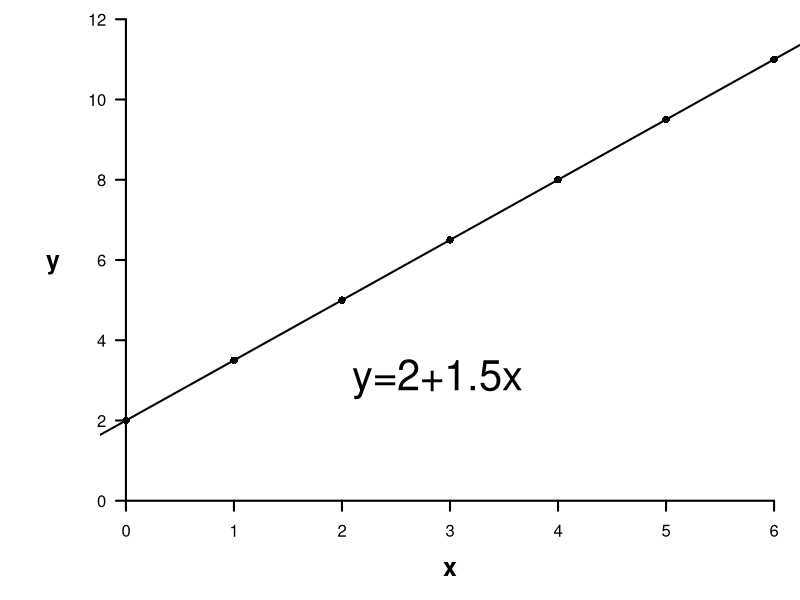
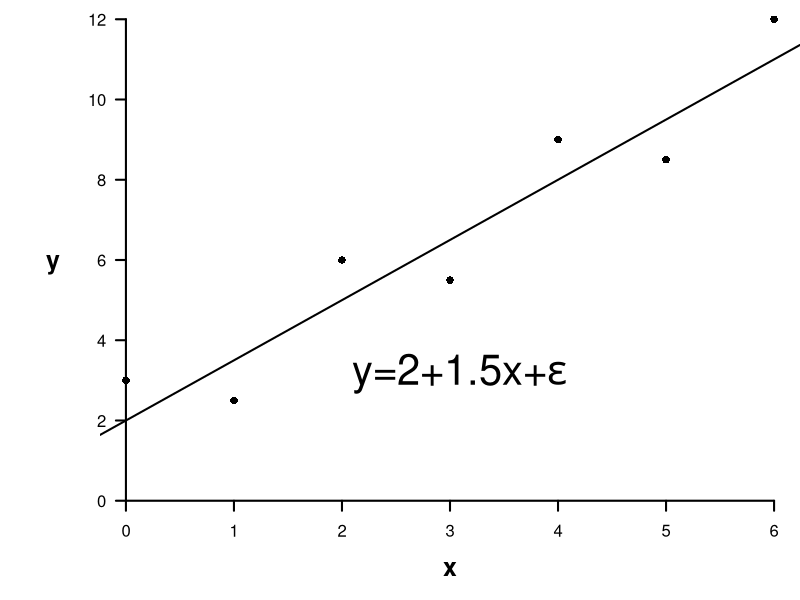
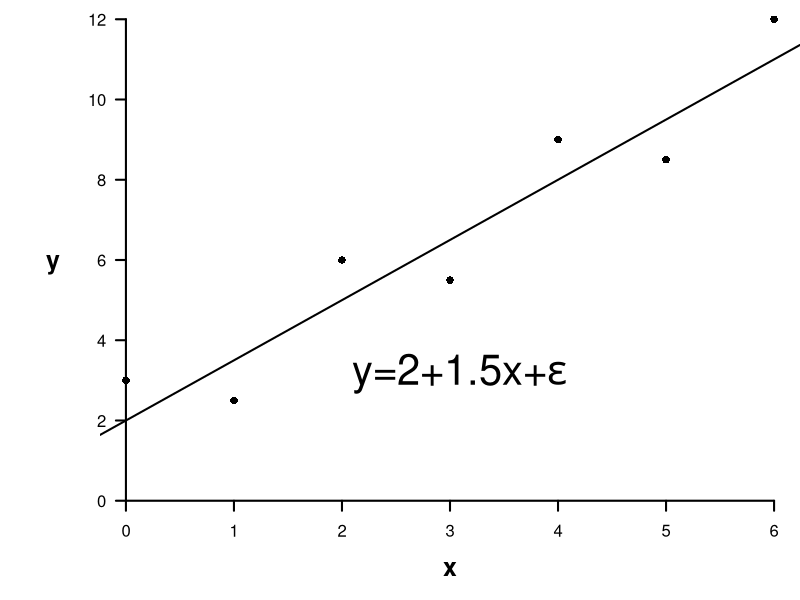
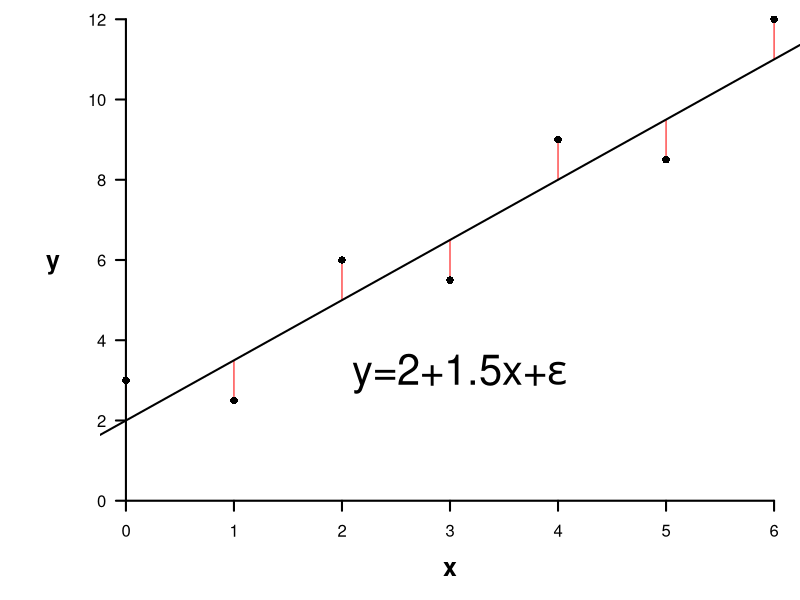
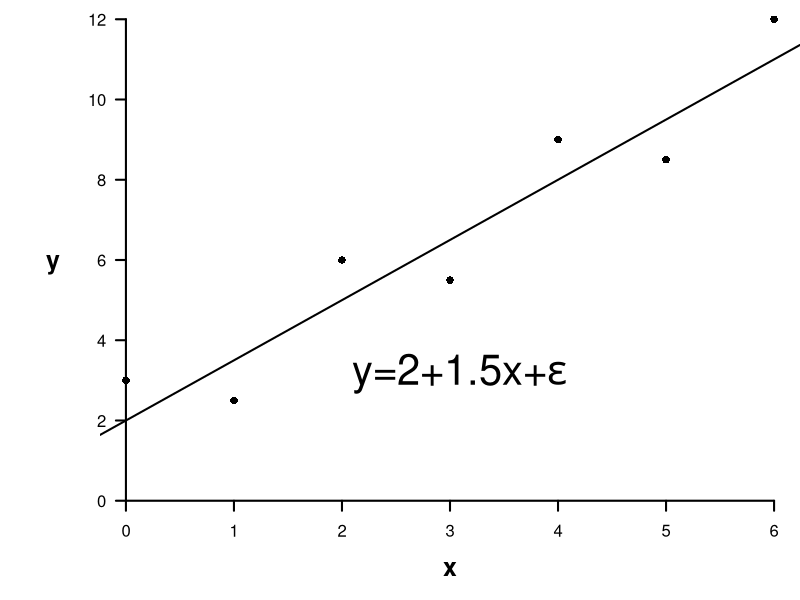
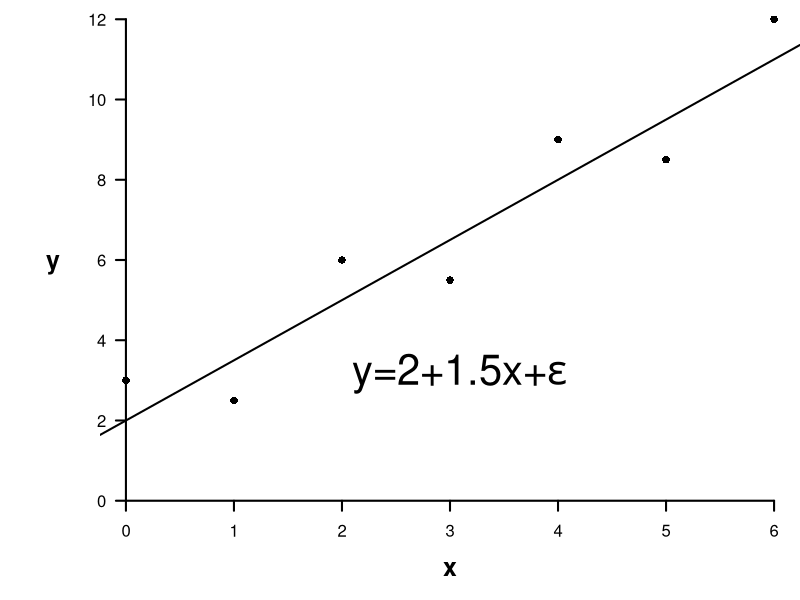
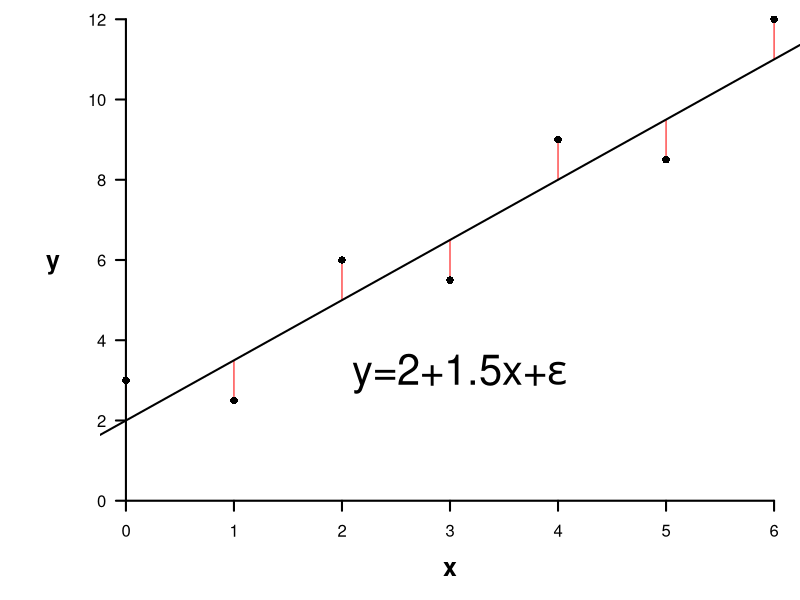
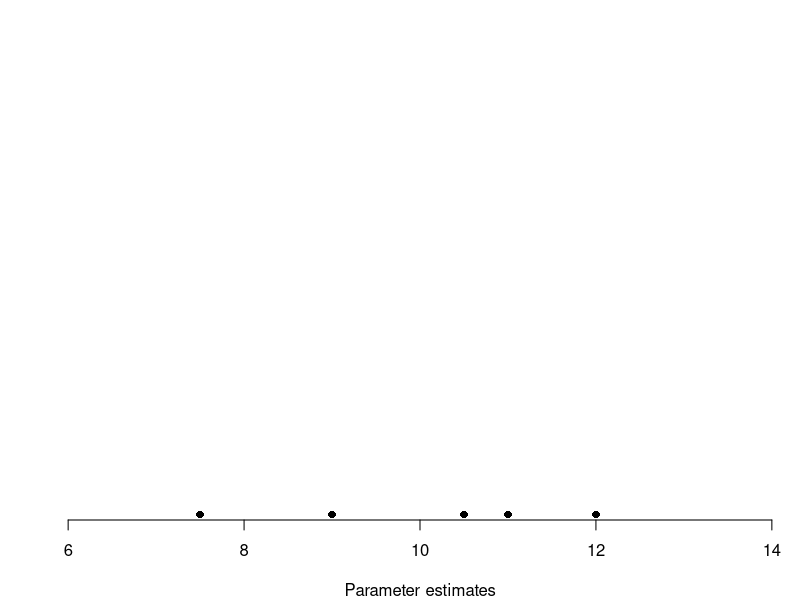

Here is the R script that generated these plots, in order: (Note: this script raises an error after producing the figures.)
## ----setup, include=FALSE,warning=FALSE, message=FALSE------------------------
knitr::opts_chunk$set(echo = TRUE, warning=FALSE, message=FALSE,
                      fig.path='resources/pres7.1-', dev='png', fig.ext='png')
options(tinytex.engine = 'xelatex')
library(tidyverse)



## ----mathematicalModels, echo=FALSE, fig.width=6, fig.height=4, out.width='300px', cache=FALSE----
x <- 0:6 
y <- 2+(1.5*x)
opar <- par(mar=c(4,5,0,0))
plot(y~x, ann=FALSE, axes=FALSE, type="p", pch=16,ylim=c(0,12), xlim=c(0,6))
axis(1,pos=0,lwd=2)
mtext("x", 1, line=2,font=2, cex=1.5)
axis(2,las=1,pos=0,lwd=2)
mtext("y", 2, line=2,font=2,las=1, cex=1.5)
abline(a=2,b=1.5,lwd=2)
text(2,3,"y=2+1.5x", pos=4,cex=2.5,font=1)
#system("convert -resize 100% images/figmathematicalModels-1.pdf images/figmathematicalModels-1.png")


## ----statisticalModels, echo=FALSE, fig.width=6, fig.height=4, out.width='300px', cache=FALSE----
#pdf(file='images/pres_4_statisticalModels.pdf', width=5, height=3)
x <- 0:6
y <- 2+(1.5*x)
y2 <- y+c(1,-1,1,-1,1,-1,1)
opar <- par(mar=c(4,5,0,0))
plot(y~x, ann=FALSE, axes=FALSE, type="n", ylim=c(0,12), xlim=c(0,6))
points(y2~x,pch=16)
axis(1,pos=0,lwd=2)
mtext("x", 1, line=2,font=2, cex=1.5)
axis(2,las=1,pos=0,lwd=2)
mtext("y", 2, line=2,font=2,las=1, cex=1.5)
abline(a=2,b=1.5,lwd=2)
text(2,3,expression(paste('y=2+1.5x+',epsilon)), pos=4,cex=2.5,font=2)
#dev.off()
#system("convert -resize 100% images/figstatisticalModels-1.pdf images/figstatisticalModels-1.png") 


## ----statisticalModels, echo=FALSE, fig.width=6, fig.height=4, out.width='200px', cache=FALSE----
#pdf(file='images/pres_4_statisticalModels.pdf', width=5, height=3)
x <- 0:6
y <- 2+(1.5*x)
y2 <- y+c(1,-1,1,-1,1,-1,1)
opar <- par(mar=c(4,5,0,0))
plot(y~x, ann=FALSE, axes=FALSE, type="n", ylim=c(0,12), xlim=c(0,6))
points(y2~x,pch=16)
axis(1,pos=0,lwd=2)
mtext("x", 1, line=2,font=2, cex=1.5)
axis(2,las=1,pos=0,lwd=2)
mtext("y", 2, line=2,font=2,las=1, cex=1.5)
abline(a=2,b=1.5,lwd=2)
text(2,3,expression(paste('y=2+1.5x+',epsilon)), pos=4,cex=2.5,font=2)
#dev.off()
#system("convert -resize 100% images/figstatisticalModels-1.pdf images/figstatisticalModels-1.png") 


## ----statisticalModels2, results='hide',echo=FALSE,fig.width=6, fig.height=4, out.width='200px'----
x <- 0:6
y <- 2+(1.5*x)
y2 <- y+c(1,-1,1,-1,1,-1,1)
opar <- par(mar=c(4,5,0,0))
plot(y~x, ann=FALSE, axes=FALSE, type="n", ylim=c(0,12), xlim=c(0,6))
segments(x,y2,x,y, col="red")
points(y2~x,pch=16)
axis(1,pos=0,lwd=2)
mtext("x", 1, line=2,font=2, cex=1.5)
axis(2,las=1,pos=0,lwd=2)
mtext("y", 2, line=2,font=2,las=1, cex=1.5)
abline(a=2,b=1.5,lwd=2)
text(2,3,expression(paste('y=2+1.5x+',epsilon)), pos=4,cex=2.5,font=2)


## ----statisticalModels, echo=FALSE,fig.width=6, fig.height=4, out.width='200px', cache=FALSE----
#pdf(file='images/pres_4_statisticalModels.pdf', width=5, height=3)
x <- 0:6
y <- 2+(1.5*x)
y2 <- y+c(1,-1,1,-1,1,-1,1)
opar <- par(mar=c(4,5,0,0))
plot(y~x, ann=FALSE, axes=FALSE, type="n", ylim=c(0,12), xlim=c(0,6))
points(y2~x,pch=16)
axis(1,pos=0,lwd=2)
mtext("x", 1, line=2,font=2, cex=1.5)
axis(2,las=1,pos=0,lwd=2)
mtext("y", 2, line=2,font=2,las=1, cex=1.5)
abline(a=2,b=1.5,lwd=2)
text(2,3,expression(paste('y=2+1.5x+',epsilon)), pos=4,cex=2.5,font=2)
#dev.off()
#system("convert -resize 100% images/figstatisticalModels-1.pdf images/figstatisticalModels-1.png") 


## ----statisticalModels, echo=FALSE,fig.width=6, fig.height=4, out.width='300px', cache=FALSE----
#pdf(file='images/pres_4_statisticalModels.pdf', width=5, height=3)
x <- 0:6
y <- 2+(1.5*x)
y2 <- y+c(1,-1,1,-1,1,-1,1)
opar <- par(mar=c(4,5,0,0))
plot(y~x, ann=FALSE, axes=FALSE, type="n", ylim=c(0,12), xlim=c(0,6))
points(y2~x,pch=16)
axis(1,pos=0,lwd=2)
mtext("x", 1, line=2,font=2, cex=1.5)
axis(2,las=1,pos=0,lwd=2)
mtext("y", 2, line=2,font=2,las=1, cex=1.5)
abline(a=2,b=1.5,lwd=2)
text(2,3,expression(paste('y=2+1.5x+',epsilon)), pos=4,cex=2.5,font=2)
#dev.off()
#system("convert -resize 100% images/figstatisticalModels-1.pdf images/figstatisticalModels-1.png") 


## ----statisticalModels2, results='hide',echo=FALSE,fig.width=6, fig.height=4, out.width='300px'----
x <- 0:6
y <- 2+(1.5*x)
y2 <- y+c(1,-1,1,-1,1,-1,1)
opar <- par(mar=c(4,5,0,0))
plot(y~x, ann=FALSE, axes=FALSE, type="n", ylim=c(0,12), xlim=c(0,6))
segments(x,y2,x,y, col="red")
points(y2~x,pch=16)
axis(1,pos=0,lwd=2)
mtext("x", 1, line=2,font=2, cex=1.5)
axis(2,las=1,pos=0,lwd=2)
mtext("y", 2, line=2,font=2,las=1, cex=1.5)
abline(a=2,b=1.5,lwd=2)
text(2,3,expression(paste('y=2+1.5x+',epsilon)), pos=4,cex=2.5,font=2)


## ----OLS, echo=FALSE, fig.keep="last", fig.width=8, fig.height=6, fig.cap="", out.width='500px'----
set.seed(1)
x <- sample(c(7.5,9,10.5,11, 12))
ols <- function(x,mu) {
  sum((x-mu)^2)
}
est <- seq(6,14,l=100)
x.ols <-NULL
for (i in est) {
  x.ols <-c(x.ols,ols(x,i))
}
nf <- layout(matrix(c(1,2), 2, 1, byrow=TRUE), respect=F, height=c(6,4))
op <- par(mar=c(0,2,4,0))
plot(x.ols~est,ann=FALSE, axes=FALSE,xlim=c(6,14), type="n",ylim=c(0,max(x.ols)))

op <- par(mar=c(4,2,.5,0),xpd=T)
plot(x,1:5, ann=FALSE, axes=FALSE, pch=16, xlim=c(6,14),ylim=c(0,6), type="n")
axis(1,las=1)
points(x,rep(0,5), pch=16)
mtext("Parameter estimates",1, line=3)


## ----OLS1, echo=FALSE, fig.keep="last", fig.width=8, fig.height=6, fig.cap="", out.width='500px'----
set.seed(1)
x <- sample(c(7.5,9,10.5,11, 12))
ols <- function(x,mu) {
  sum((x-mu)^2)
}
est <- seq(6,14,l=100)
x.ols <-NULL
for (i in est) {
  x.ols <-c(x.ols,ols(x,i))
}
nf <- layout(matrix(c(1,2), 2, 1, byrow=TRUE), respect=F, height=c(6,4))
op <- par(mar=c(0,2,4,0))
plot(x.ols~est,ann=FALSE, axes=FALSE,xlim=c(6,14), type="n",ylim=c(0,max(x.ols)))
#axis(3, pos=max(x.ols))
#mtext("Sum of squares",2, line=0)
#for (i in seq(6,14,by=.5)) segments(i,0, i,ols(x,i), col="gray80", lty=2)
#text(11,8, expression(paste(mu,"=10")),cex=2)
#mtext("Parameter estimates",3, line=2)
#arrows(10,0,10,ols(x,10), col="black", length=.1, lty=1)
#lines(c(6,6),c(max(x.ols),0))
#polygon(c(6,6.1,5.9),c(0, 5,5),col="black", border=F)
#arrows(7,0,7,ols(x,7), col="gray40", length=.1, lty=1)
#arrows(8,0,8,ols(x,8), col="gray40", length=.1, lty=1)
op <- par(mar=c(4,2,.5,0),xpd=T)
plot(x,1:5, ann=FALSE, axes=FALSE, pch=16, xlim=c(6,14),ylim=c(0,6), type="n")
axis(1,las=1)
##box(bty="l")
#x.lm <- lm(x~1)
#segments(seq(6,14,by=.5),0,seq(6,14,by=.5),9, col="gray80",lty=2)
#lines(c(10,10),c(0,6))
#points(x,(1:5)+0.4, pch=16, col="gray40")
lines(c(7,7),c(0,9),col="grey40")
#segments(x,(1:5)+0.4,7,(1:5)+0.4, col="grey40")

#points(x,(1:5)+0.6, pch=16, col="gray40")
#lines(c(8,8),c(0,9),col="grey40")
#segments(x,(1:5)+0.6,8,(1:5)+0.6, col="grey40")

#points(x,(1:5), pch=16)
#segments(x,1:5,x.lm$fitted,1:5)
points(x,rep(0,5), pch=16)
mtext("Parameter estimates",1, line=3)


## ----OLS2, echo=FALSE, fig.keep="last", fig.width=8, fig.height=6, fig.cap="", out.width='500px'----
set.seed(1)
x <- sample(c(7.5,9,10.5,11, 12))
ols <- function(x,mu) {
  sum((x-mu)^2)
}
est <- seq(6,14,l=100)
x.ols <-NULL
for (i in est) {
  x.ols <-c(x.ols,ols(x,i))
}
nf <- layout(matrix(c(1,2), 2, 1, byrow=TRUE), respect=F, height=c(6,4))
op <- par(mar=c(0,2,4,0))
plot(x.ols~est,ann=FALSE, axes=FALSE,xlim=c(6,14), type="n",ylim=c(0,max(x.ols)))
#axis(3, pos=max(x.ols))
#mtext("Sum of squares",2, line=0)
#for (i in seq(6,14,by=.5)) segments(i,0, i,ols(x,i), col="gray80", lty=2)
#text(11,8, expression(paste(mu,"=10")),cex=2)
#mtext("Parameter estimates",3, line=2)
#arrows(10,0,10,ols(x,10), col="black", length=.1, lty=1)
#lines(c(6,6),c(max(x.ols),0))
#polygon(c(6,6.1,5.9),c(0, 5,5),col="black", border=F)
#arrows(7,0,7,ols(x,7), col="gray40", length=.1, lty=1)
#arrows(8,0,8,ols(x,8), col="gray40", length=.1, lty=1)
op <- par(mar=c(4,2,.5,0),xpd=T)
plot(x,1:5, ann=FALSE, axes=FALSE, pch=16, xlim=c(6,14),ylim=c(0,6), type="n")
axis(1,las=1)
##box(bty="l")
#x.lm <- lm(x~1)
#segments(seq(6,14,by=.5),0,seq(6,14,by=.5),9, col="gray80",lty=2)
#lines(c(10,10),c(0,6))
points(x,(1:5)+0.4, pch=16, col="gray40")
lines(c(7,7),c(0,9),col="grey40")
segments(x,(1:5)+0.4,7,(1:5)+0.4, col="grey40")

#points(x,(1:5)+0.6, pch=16, col="gray40")
#lines(c(8,8),c(0,9),col="grey40")
#segments(x,(1:5)+0.6,8,(1:5)+0.6, col="grey40")

#points(x,(1:5), pch=16)
#segments(x,1:5,x.lm$fitted,1:5)
points(x,rep(0,5), pch=16)
mtext("Parameter estimates",1, line=3)


## ----OLS3, echo=FALSE, fig.keep="last", fig.width=8, fig.height=6, fig.cap="", out.width='500px'----
set.seed(1)
x <- sample(c(7.5,9,10.5,11, 12))
ols <- function(x,mu) {
  sum((x-mu)^2)
}
est <- seq(6,14,l=100)
x.ols <-NULL
for (i in est) {
  x.ols <-c(x.ols,ols(x,i))
}
nf <- layout(matrix(c(1,2), 2, 1, byrow=TRUE), respect=F, height=c(6,4))
op <- par(mar=c(0,2,4,0))
plot(x.ols~est,ann=FALSE, axes=FALSE,xlim=c(6,14), type="n",ylim=c(0,max(x.ols)))
axis(3, pos=max(x.ols))
mtext("Sum of squares",2, line=0)
#for (i in seq(6,14,by=.5)) segments(i,0, i,ols(x,i), col="gray80", lty=2)
#text(11,8, expression(paste(mu,"=10")),cex=2)
#mtext("Parameter estimates",3, line=2)
#arrows(10,0,10,ols(x,10), col="black", length=.1, lty=1)
lines(c(6,6),c(max(x.ols),0))
#polygon(c(6,6.1,5.9),c(0, 5,5),col="black", border=F)
arrows(7,0,7,ols(x,7), col="gray40", length=.1, lty=1)
points(7,ols(x,7), pch=16)
#arrows(8,0,8,ols(x,8), col="gray40", length=.1, lty=1)
op <- par(mar=c(4,2,.5,0),xpd=T)
plot(x,1:5, ann=FALSE, axes=FALSE, pch=16, xlim=c(6,14),ylim=c(0,6), type="n")
axis(1,las=1)
##box(bty="l")
#x.lm <- lm(x~1)
#segments(seq(6,14,by=.5),0,seq(6,14,by=.5),9, col="gray80",lty=2)
#lines(c(10,10),c(0,6))
points(x,(1:5)+0.4, pch=16, col="gray40")
lines(c(7,7),c(0,9),col="grey40")
segments(x,(1:5)+0.4,7,(1:5)+0.4, col="grey40")

#points(x,(1:5)+0.6, pch=16, col="gray40")
#lines(c(8,8),c(0,9),col="grey40")
#segments(x,(1:5)+0.6,8,(1:5)+0.6, col="grey40")

#points(x,(1:5), pch=16)
#segments(x,1:5,x.lm$fitted,1:5)
points(x,rep(0,5), pch=16)
mtext("Parameter estimates",1, line=3)


## ----OLS4, echo=FALSE, fig.keep="last", fig.width=8, fig.height=6, fig.cap="", out.width='500px'----
set.seed(1)
x <- sample(c(7.5,9,10.5,11, 12))
ols <- function(x,mu) {
  sum((x-mu)^2)
}
est <- seq(6,14,l=100)
x.ols <-NULL
for (i in est) {
  x.ols <-c(x.ols,ols(x,i))
}
nf <- layout(matrix(c(1,2), 2, 1, byrow=TRUE), respect=F, height=c(6,4))
op <- par(mar=c(0,2,4,0))
plot(x.ols~est,ann=FALSE, axes=FALSE,xlim=c(6,14), type="n",ylim=c(0,max(x.ols)))
axis(3, pos=max(x.ols))
mtext("Sum of squares",2, line=0)
#for (i in seq(6,14,by=.5)) segments(i,0, i,ols(x,i), col="gray80", lty=2)
#text(11,8, expression(paste(mu,"=10")),cex=2)
#mtext("Parameter estimates",3, line=2)
#arrows(10,0,10,ols(x,10), col="black", length=.1, lty=1)
lines(c(6,6),c(max(x.ols),0))
#polygon(c(6,6.1,5.9),c(0, 5,5),col="black", border=F)
arrows(8,0,8,ols(x,8), col="gray40", length=.1, lty=1)
points(7,ols(x,7), pch=16, col="gray40")
points(8,ols(x,8), pch=16)
#arrows(8,0,8,ols(x,8), col="gray40", length=.1, lty=1)
op <- par(mar=c(4,2,.5,0),xpd=T)
plot(x,1:5, ann=FALSE, axes=FALSE, pch=16, xlim=c(6,14),ylim=c(0,6), type="n")
axis(1,las=1)
##box(bty="l")
#x.lm <- lm(x~1)
#segments(seq(6,14,by=.5),0,seq(6,14,by=.5),9, col="gray80",lty=2)
#lines(c(10,10),c(0,6))
points(x,(1:5)+0.4, pch=16, col="gray40")
lines(c(8,8),c(0,9),col="grey40")
segments(x,(1:5)+0.4,8,(1:5)+0.4, col="grey40")

#points(x,(1:5)+0.6, pch=16, col="gray40")
#lines(c(8,8),c(0,9),col="grey40")
#segments(x,(1:5)+0.6,8,(1:5)+0.6, col="grey40")

#points(x,(1:5), pch=16)
#segments(x,1:5,x.lm$fitted,1:5)
points(x,rep(0,5), pch=16)
mtext("Parameter estimates",1, line=3)


## ----OLS5, echo=FALSE, fig.keep="last", fig.width=8, fig.height=6, fig.cap="", out.width='500px'----
set.seed(1)
x <- sample(c(7.5,9,10.5,11, 12))
ols <- function(x,mu) {
  sum((x-mu)^2)
}
est <- seq(6,14,l=100)
x.ols <-NULL
for (i in est) {
  x.ols <-c(x.ols,ols(x,i))
}
nf <- layout(matrix(c(1,2), 2, 1, byrow=TRUE), respect=F, height=c(6,4))
op <- par(mar=c(0,2,4,0))
plot(x.ols~est,ann=FALSE, axes=FALSE,xlim=c(6,14), type="n",ylim=c(0,max(x.ols)))
axis(3, pos=max(x.ols))
mtext("Sum of squares",2, line=0)
#for (i in seq(6,14,by=.5)) segments(i,0, i,ols(x,i), col="gray80", lty=2)
#text(11,8, expression(paste(mu,"=10")),cex=2)
#mtext("Parameter estimates",3, line=2)
#arrows(10,0,10,ols(x,10), col="black", length=.1, lty=1)
lines(c(6,6),c(max(x.ols),0))
#polygon(c(6,6.1,5.9),c(0, 5,5),col="black", border=F)
arrows(9,0,9,ols(x,9), col="gray40", length=.1, lty=1)
points(7,ols(x,7), pch=16, col="gray40")
points(8,ols(x,8), pch=16, col="gray40")
points(9,ols(x,9), pch=16)
#arrows(8,0,8,ols(x,8), col="gray40", length=.1, lty=1)
op <- par(mar=c(4,2,.5,0),xpd=T)
plot(x,1:5, ann=FALSE, axes=FALSE, pch=16, xlim=c(6,14),ylim=c(0,6), type="n")
axis(1,las=1)
##box(bty="l")
#x.lm <- lm(x~1)
#segments(seq(6,14,by=.5),0,seq(6,14,by=.5),9, col="gray80",lty=2)
#lines(c(10,10),c(0,6))
points(x,(1:5)+0.4, pch=16, col="gray40")
lines(c(9,9),c(0,9),col="grey40")
segments(x,(1:5)+0.4,9,(1:5)+0.4, col="grey40")

#points(x,(1:5)+0.6, pch=16, col="gray40")
#lines(c(8,8),c(0,9),col="grey40")
#segments(x,(1:5)+0.6,8,(1:5)+0.6, col="grey40")

#points(x,(1:5), pch=16)
#segments(x,1:5,x.lm$fitted,1:5)
points(x,rep(0,5), pch=16)
mtext("Parameter estimates",1, line=3)


## ----OLS6, echo=FALSE, fig.keep="last", fig.width=8, fig.height=6, fig.cap="", out.width='500px'----
set.seed(1)
x <- sample(c(7.5,9,10.5,11, 12))
ols <- function(x,mu) {
  sum((x-mu)^2)
}
est <- seq(6,14,l=100)
x.ols <-NULL
for (i in est) {
  x.ols <-c(x.ols,ols(x,i))
}
nf <- layout(matrix(c(1,2), 2, 1, byrow=TRUE), respect=F, height=c(6,4))
op <- par(mar=c(0,2,4,0))
plot(x.ols~est,ann=FALSE, axes=FALSE,xlim=c(6,14), type="n",ylim=c(0,max(x.ols)))
axis(3, pos=max(x.ols))
mtext("Sum of squares",2, line=0)
#for (i in seq(6,14,by=.5)) segments(i,0, i,ols(x,i), col="gray80", lty=2)
#text(11,8, expression(paste(mu,"=10")),cex=2)
#mtext("Parameter estimates",3, line=2)
#arrows(10,0,10,ols(x,10), col="black", length=.1, lty=1)
lines(c(6,6),c(max(x.ols),0))
#polygon(c(6,6.1,5.9),c(0, 5,5),col="black", border=F)
arrows(10,0,10,ols(x,10), col="gray40", length=.1, lty=1)
points(7,ols(x,7), pch=16, col="gray40")
points(8,ols(x,8), pch=16, col="gray40")
points(9,ols(x,9), pch=16, col="gray40")
points(10,ols(x,10), pch=16)
#arrows(8,0,8,ols(x,8), col="gray40", length=.1, lty=1)
op <- par(mar=c(4,2,.5,0),xpd=T)
plot(x,1:5, ann=FALSE, axes=FALSE, pch=16, xlim=c(6,14),ylim=c(0,6), type="n")
axis(1,las=1)
##box(bty="l")
#x.lm <- lm(x~1)
#segments(seq(6,14,by=.5),0,seq(6,14,by=.5),9, col="gray80",lty=2)
#lines(c(10,10),c(0,6))
points(x,(1:5)+0.4, pch=16, col="gray40")
lines(c(10,10),c(0,9),col="grey40")
segments(x,(1:5)+0.4,10,(1:5)+0.4, col="grey40")

#points(x,(1:5)+0.6, pch=16, col="gray40")
#lines(c(8,8),c(0,9),col="grey40")
#segments(x,(1:5)+0.6,8,(1:5)+0.6, col="grey40")

#points(x,(1:5), pch=16)
#segments(x,1:5,x.lm$fitted,1:5)
points(x,rep(0,5), pch=16)
mtext("Parameter estimates",1, line=3)


## ----OLS7, echo=FALSE, fig.keep="last", fig.width=8, fig.height=6, fig.cap="", out.width='500px'----
set.seed(1)
x <- sample(c(7.5,9,10.5,11, 12))
ols <- function(x,mu) {
  sum((x-mu)^2)
}
est <- seq(6,14,l=100)
x.ols <-NULL
for (i in est) {
  x.ols <-c(x.ols,ols(x,i))
}
nf <- layout(matrix(c(1,2), 2, 1, byrow=TRUE), respect=F, height=c(6,4))
op <- par(mar=c(0,2,4,0))
plot(x.ols~est,ann=FALSE, axes=FALSE,xlim=c(6,14), type="n",ylim=c(0,max(x.ols)))
axis(3, pos=max(x.ols))
mtext("Sum of squares",2, line=0)
#for (i in seq(6,14,by=.5)) segments(i,0, i,ols(x,i), col="gray80", lty=2)
#text(11,8, expression(paste(mu,"=10")),cex=2)
#mtext("Parameter estimates",3, line=2)
#arrows(10,0,10,ols(x,10), col="black", length=.1, lty=1)
lines(c(6,6),c(max(x.ols),0))
#polygon(c(6,6.1,5.9),c(0, 5,5),col="black", border=F)
arrows(11,0,11,ols(x,11), col="gray40", length=.1, lty=1)
points(7,ols(x,7), pch=16, col="gray40")
points(8,ols(x,8), pch=16, col="gray40")
points(9,ols(x,9), pch=16, col="gray40")
points(10,ols(x,10), pch=16, col="gray40")
points(11,ols(x,11), pch=16)
#arrows(8,0,8,ols(x,8), col="gray40", length=.1, lty=1)
op <- par(mar=c(4,2,.5,0),xpd=T)
plot(x,1:5, ann=FALSE, axes=FALSE, pch=16, xlim=c(6,14),ylim=c(0,6), type="n")
axis(1,las=1)
##box(bty="l")
#x.lm <- lm(x~1)
#segments(seq(6,14,by=.5),0,seq(6,14,by=.5),9, col="gray80",lty=2)
#lines(c(10,10),c(0,6))
points(x,(1:5)+0.4, pch=16, col="gray40")
lines(c(11,11),c(0,9),col="grey40")
segments(x,(1:5)+0.4,11,(1:5)+0.4, col="grey40")

#points(x,(1:5)+0.6, pch=16, col="gray40")
#lines(c(8,8),c(0,9),col="grey40")
#segments(x,(1:5)+0.6,8,(1:5)+0.6, col="grey40")

#points(x,(1:5), pch=16)
#segments(x,1:5,x.lm$fitted,1:5)
points(x,rep(0,5), pch=16)
mtext("Parameter estimates",1, line=3)


## ----OLS8, echo=FALSE, fig.keep="last", fig.width=8, fig.height=6, fig.cap="", out.width='500px'----
set.seed(1)
x <- sample(c(7.5,9,10.5,11, 12))
ols <- function(x,mu) {
  sum((x-mu)^2)
}
est <- seq(6,14,l=100)
x.ols <-NULL
for (i in est) {
  x.ols <-c(x.ols,ols(x,i))
}
nf <- layout(matrix(c(1,2), 2, 1, byrow=TRUE), respect=F, height=c(6,4))
op <- par(mar=c(0,2,4,0))
plot(x.ols~est,ann=FALSE, axes=FALSE,xlim=c(6,14), type="n",ylim=c(0,max(x.ols)))
axis(3, pos=max(x.ols))
mtext("Sum of squares",2, line=0)
#for (i in seq(6,14,by=.5)) segments(i,0, i,ols(x,i), col="gray80", lty=2)
#text(11,8, expression(paste(mu,"=10")),cex=2)
#mtext("Parameter estimates",3, line=2)
#arrows(10,0,10,ols(x,10), col="black", length=.1, lty=1)
lines(c(6,6),c(max(x.ols),0))
#polygon(c(6,6.1,5.9),c(0, 5,5),col="black", border=F)
arrows(12,0,12,ols(x,12), col="gray40", length=.1, lty=1)
points(7,ols(x,7), pch=16, col="gray40")
points(8,ols(x,8), pch=16, col="gray40")
points(9,ols(x,9), pch=16, col="gray40")
points(10,ols(x,10), pch=16, col="gray40")
points(11,ols(x,11), pch=16, col="gray40")
points(12,ols(x,12), pch=16)
#arrows(8,0,8,ols(x,8), col="gray40", length=.1, lty=1)
op <- par(mar=c(4,2,.5,0),xpd=T)
plot(x,1:5, ann=FALSE, axes=FALSE, pch=16, xlim=c(6,14),ylim=c(0,6), type="n")
axis(1,las=1)
##box(bty="l")
#x.lm <- lm(x~1)
#segments(seq(6,14,by=.5),0,seq(6,14,by=.5),9, col="gray80",lty=2)
#lines(c(10,10),c(0,6))
points(x,(1:5)+0.4, pch=16, col="gray40")
lines(c(12,12),c(0,9),col="grey40")
segments(x,(1:5)+0.4,12,(1:5)+0.4, col="grey40")

#points(x,(1:5)+0.6, pch=16, col="gray40")
#lines(c(8,8),c(0,9),col="grey40")
#segments(x,(1:5)+0.6,8,(1:5)+0.6, col="grey40")

#points(x,(1:5), pch=16)
#segments(x,1:5,x.lm$fitted,1:5)
points(x,rep(0,5), pch=16)
mtext("Parameter estimates",1, line=3)


## ----OLS9, echo=FALSE, fig.keep="last", fig.width=8, fig.height=6, fig.cap="", out.width='500px'----
set.seed(1)
x <- sample(c(7.5,9,10.5,11, 12))
ols <- function(x,mu) {
  sum((x-mu)^2)
}
est <- seq(6,14,l=100)
x.ols <-NULL
for (i in est) {
  x.ols <-c(x.ols,ols(x,i))
}
nf <- layout(matrix(c(1,2), 2, 1, byrow=TRUE), respect=F, height=c(6,4))
op <- par(mar=c(0,2,4,0))
plot(x.ols~est,ann=FALSE, axes=FALSE,xlim=c(6,14), type="n",ylim=c(0,max(x.ols)))
axis(3, pos=max(x.ols))
mtext("Sum of squares",2, line=0)
#for (i in seq(6,14,by=.5)) segments(i,0, i,ols(x,i), col="gray80", lty=2)
#text(11,8, expression(paste(mu,"=10")),cex=2)
#mtext("Parameter estimates",3, line=2)
#arrows(10,0,10,ols(x,10), col="black", length=.1, lty=1)
lines(c(6,6),c(max(x.ols),0))
#polygon(c(6,6.1,5.9),c(0, 5,5),col="black", border=F)
arrows(13,0,13,ols(x,13), col="gray40", length=.1, lty=1)
points(7,ols(x,7), pch=16, col="gray40")
points(8,ols(x,8), pch=16, col="gray40")
points(9,ols(x,9), pch=16, col="gray40")
points(10,ols(x,10), pch=16, col="gray40")
points(11,ols(x,11), pch=16, col="gray40")
points(12,ols(x,12), pch=16, col="gray40")
points(13,ols(x,13), pch=16)
#arrows(8,0,8,ols(x,8), col="gray40", length=.1, lty=1)
op <- par(mar=c(4,2,.5,0),xpd=T)
plot(x,1:5, ann=FALSE, axes=FALSE, pch=16, xlim=c(6,14),ylim=c(0,6), type="n")
axis(1,las=1)
##box(bty="l")
#x.lm <- lm(x~1)
#segments(seq(6,14,by=.5),0,seq(6,14,by=.5),9, col="gray80",lty=2)
#lines(c(10,10),c(0,6))
points(x,(1:5)+0.4, pch=16, col="gray40")
lines(c(13,13),c(0,9),col="grey40")
segments(x,(1:5)+0.4,13,(1:5)+0.4, col="grey40")

#points(x,(1:5)+0.6, pch=16, col="gray40")
#lines(c(8,8),c(0,9),col="grey40")
#segments(x,(1:5)+0.6,8,(1:5)+0.6, col="grey40")

#points(x,(1:5), pch=16)
#segments(x,1:5,x.lm$fitted,1:5)
points(x,rep(0,5), pch=16)
mtext("Parameter estimates",1, line=3)


## ----OLS10, echo=FALSE, fig.keep="last", fig.width=8, fig.height=6, fig.cap="", out.width='500px'----
set.seed(1)
x <- sample(c(7.5,9,10.5,11, 12))
ols <- function(x,mu) {
  sum((x-mu)^2)
}
est <- seq(6,14,l=100)
x.ols <-NULL
for (i in est) {
  x.ols <-c(x.ols,ols(x,i))
}
nf <- layout(matrix(c(1,2), 2, 1, byrow=TRUE), respect=F, height=c(6,4))
op <- par(mar=c(0,2,4,0))
plot(x.ols~est,ann=FALSE, axes=FALSE,xlim=c(6,14), type="l",ylim=c(0,max(x.ols)))
axis(3, pos=max(x.ols))
mtext("Sum of squares",2, line=0)
for (i in seq(6,14,by=.5)) segments(i,0, i,ols(x,i), col="gray80", lty=2)
text(11,8, expression(paste(mu,"=10")),cex=2)
mtext("Parameter estimates",3, line=2)
arrows(10,0,10,ols(x,10), col="black", length=.1, lty=1)
lines(c(6,6),c(max(x.ols),0))
polygon(c(6,6.1,5.9),c(0, 5,5),col="black", border=F)
#arrows(7,0,7,ols(x,7), col="gray40", length=.1, lty=1)
#arrows(8,0,8,ols(x,8), col="gray40", length=.1, lty=1)
op <- par(mar=c(4,2,.5,0),xpd=T)
plot(x,1:5, ann=FALSE, axes=FALSE, pch=16, xlim=c(6,14),ylim=c(0,6))
axis(1,las=1)
#box(bty="l")
x.lm <- lm(x~1)
segments(seq(6,14,by=.5),0,seq(6,14,by=.5),9, col="gray80",lty=2)
lines(c(10,10),c(0,6))
#points(x,(1:5)+0.4, pch=16, col="gray40")
#lines(c(7,7),c(0,9),col="grey40")
#segments(x,(1:5)+0.4,7,(1:5)+0.4, col="grey40")

#points(x,(1:5)+0.6, pch=16, col="gray40")
#lines(c(8,8),c(0,9),col="grey40")
#segments(x,(1:5)+0.6,8,(1:5)+0.6, col="grey40")

points(x,(1:5), pch=16)
segments(x,1:5,x.lm$fitted,1:5)
mtext("Parameter estimates",1, line=3)


## ----data, echo=FALSE, results='asis'-----------------------------------------
#DATA <- data.frame(Y=c(3, 2.5, 6.0, 5.5, 9.0, 8.6, 12), X=0:6)
#knitr::kable(DATA)
#library(pander)
                                        #pandoc.table(DATA, justify="centre", style="simple")
set.seed(234)
dat = data.frame(x=1:10) %>%
    mutate(y = round(2 + 5*x + rnorm(10, 0, 4), 2)) %>%
    dplyr::select(y,x)
knitr::kable(dat)


## ----name, results='markdown', eval=TRUE--------------------------------------
## Generate the model matrix
X = model.matrix(~1 + x, data = dat)
## Solve for beta
beta = solve(t(X) %*% X) %*% t(X) %*% dat$y
beta


## ----statisticalModels2, results='hide',echo=FALSE,fig.width=6, fig.height=4, out.width='300px'----
x <- 0:6
y <- 2+(1.5*x)
y2 <- y+c(1,-1,1,-1,1,-1,1)
opar <- par(mar=c(4,5,0,0))
plot(y~x, ann=FALSE, axes=FALSE, type="n", ylim=c(0,12), xlim=c(0,6))
segments(x,y2,x,y, col="red")
points(y2~x,pch=16)
axis(1,pos=0,lwd=2)
mtext("x", 1, line=2,font=2, cex=1.5)
axis(2,las=1,pos=0,lwd=2)
mtext("y", 2, line=2,font=2,las=1, cex=1.5)
abline(a=2,b=1.5,lwd=2)
text(2,3,expression(paste('y=2+1.5x+',epsilon)), pos=4,cex=2.5,font=2)


## ----gaussian, fig.width=6, fig.height=4, echo=FALSE, dev="png"---------------
par(mar=c(4,0,1,0), mfrow=c(1,2))
xs <- seq(0,40,l=1000)
plot(xs, dnorm(xs,25,5), type="l", ylim=c(0,0.25), lwd=4, ann=FALSE, axes=FALSE, col="grey90")
points(xs, dnorm(xs,25,2), type="l", col="grey60", lwd=4)
points(xs, dnorm(xs,10,2), type="l", col="grey40", lwd=4)
title("Probability density function")
legend("topright", legend=c(expression(paste(mu==25, ", ", sigma^2==5)), 
  expression(paste(mu==25, ", ", sigma^2==2)),
  expression(paste(mu==10, ", ", sigma^2==2))
  ), col=c("grey90","grey60","grey40"), lwd=c(4,4,4), bty="n")
axis(1, at=seq(0,40,b=5))


## \usetikzlibrary{arrows,shapes,trees,positioning}

## \newcommand{\tikzmark}[1]{\tikz[baseline,remember picture] \coordinate (#1) {};}

## \tikzset{

## 	square arrow/.style={

## 	to path={-- ++(-10,-.25) -| (\tikztotarget)}

## 	}

## }

## \begin{gather*}

## \\[1em]

## y_i=\underbrace{\beta_0 + \beta_1\times x_i}_\text{Linearity} + \varepsilon_i \hspace{1cm}

## \varepsilon_i\sim \underbrace{\mathcal{N}(0, \tikzmark{sigma}\sigma^2)}_\text{Normality}

## \hspace{1cm}  \tikzmark{cov}\mathbf{V}=cov = \begin{pmatrix}

## \tikzmark{covsigma}\sigma^2&0~&\cdots&0\\

## 0&\sigma^2&\cdots&\vdots\\

## \vdots&\cdots&\sigma^2&\vdots\\

## \tikzmark{zero}0&\cdots&\cdots&\sigma^2\\

## \end{pmatrix}

## \\[2ex]

## \tikz[remember picture,overlay, anchor=east]{\path (covsigma.north) +(-1,2em) node(c) {Homogeneity of variance};}

## \tikz[remember picture,overlay, anchor=east]{\path (zero.south) +(-3em,-2em) node(d) {Zero covariance\ (=independence)};}

## \tikz[remember picture,overlay]{

## \draw[->] (sigma.east)++(.75em,1ex) to [bend left] (cov.west);

## \draw[->] (covsigma.east)++(.25em,2ex) to [bend right] (c.east) ;

## \draw[->] (zero.east)++(.25em,-.3ex) to [bend left] (d.east) ;

## 	}

## \end{gather*}


## \usetikzlibrary{arrows,shapes,trees,positioning}

## \newcommand{\tikzmark}[1]{\tikz[baseline,remember picture] \coordinate (#1) {};}

## \tikzset{

## 	square arrow/.style={

## 	to path={-- ++(-10,-.25) -| (\tikztotarget)}

## 	}

## }

## \begin{gather*}

## \\[1em]

## y_i=\underbrace{\beta_0 + \beta_1\times x_i}_\text{Linearity} + \varepsilon_i \hspace{1cm}

## \varepsilon_i\sim \underbrace{\mathcal{N}(0, \tikzmark{sigma}\sigma^2)}_\text{Normality}

## \hspace{1cm}  \tikzmark{cov}\mathbf{V}=cov = \begin{pmatrix}

## \tikzmark{covsigma}\sigma^2&0~&\cdots&0\\

## 0&\sigma^2&\cdots&\vdots\\

## \vdots&\cdots&\sigma^2&\vdots\\

## \tikzmark{zero}0&\cdots&\cdots&\sigma^2\\

## \end{pmatrix}

## \\[2ex]

## \tikz[remember picture,overlay, anchor=east]{\path (covsigma.north) +(-1,2em) node(c) {Homogeneity of variance};}

## \tikz[remember picture,overlay, anchor=east]{\path (zero.south) +(-3em,-2em) node(d) {Zero covariance\ (=independence)};}

## \tikz[remember picture,overlay]{

## \draw[->] (sigma.east)++(.75em,1ex) to [bend left] (cov.west);

## \draw[->] (covsigma.east)++(.25em,2ex) to [bend right] (c.east) ;

## \draw[->] (zero.east)++(.25em,-.3ex) to [bend left] (d.east) ;

## 	}

## \end{gather*}


## ----scale, echo=FALSE, fig.height=6, fig.width=8, fig.cap="",out.width='600px'----
par(mfrow=c(2,2),mar=c(4,3,0,0), xpd=T)
xl <- rlnorm(10000,log(10),.75^2)
xx <- seq(0,40,length=1000)
h<-hist(xl,ylab="", xlim=c(0,40),xlab="", ylim=c(0,max(dlnorm(xx,log(10),.5))),br=50,main="",axes=F, freq=F, border="gray")
xy <- seq(0,40, l=1000)
mtext("Leaf length (cm)", 1, line=2)
axis(1, pos=0)
mtext("Frequency", 2)
lines(xx, dlnorm(xx,log(10),.5), col="black")
lines(c(0,0),c(0,max(dlnorm(xx,1,.25))), lty=2,col="gray")
xxx<-seq(40-(40*.35),40,l=10)
mmax <- max(dlnorm(xx,log(10),.5))
mmin <- min(dlnorm(xx,log(10),.5))
vert1 <- mmax*.75
vert2 <- mmax*.7
segments(xxx,vert1,xxx,vert2)
lines(c(xxx[1],xxx[length(xxx)]),c(vert2,vert2))
#  text(upperLeft(offset=0.08),"a)", cex=1.5) 
xx <- seq(0,2,length=1000)
h<-hist(log10(xl),ylab="", ylim=c(0,max(dnorm(xx,1,.25))), xlim=c(0,2),xlab="", br=50,main="",axes=F, freq=F, border="gray")
xy <- seq(0,40, l=1000)
mtext(expression(paste(log[10]," Leaf length (cm)")), 1, line=2)
axis(1, pos=0)
mtext("Frequency", 2)
xx <- seq(0,2,length=1000)
lines(xx, dnorm(xx,1,.25), col="black")
lines(c(0,0),c(0,max(dnorm(xx,1,.25))), lty=2,col="gray")
xxx<-seq(10^1.3,10^2,l=10)
xxx=log10(xxx)
mmax <- max(dnorm(xx,1,.25))
mmin <- min(dnorm(xx,1,.25))
vert1 <- mmax*.75
vert2 <- mmax*.7
segments(xxx,vert1,xxx,vert2)
lines(c(xxx[1],xxx[length(xxx)]),c(vert2,vert2))
#  text(upperLeft(offset=0.08),"b)", cex=1.5)
  

h<-hist(xl,ylab="", xlim=c(0,2),xlab="", br=100,main="",axes=F, freq=T, border="gray", plot=F)
xy <- seq(0,40, l=1000)
plot(h$density~h$mids, type="h",ylab="",xlab="",main="",axes=F, xlim=c(0,40))
mtext("Leaf length (cm)", 1, line=2)
axis(1, pos=0)
#mtext("Frequency", 2)
xx <- seq(0,80,length=1000)
lines(c(0,40),c(0,0))
# text(upperLeft(offset=0.08),"c)", cex=1.5)
#lines(c(0,0),c(0,.1), lty=2,col="gray") 
#  h<-hist(xl,ylab="", xlim=c(0,2),xlab="", br=100,main="",axes=F, freq=F, border="gray", plot=F)
#  h<-hist(log10(xl),ylab="", xlim=c(0,2),xlab="", br=50,main="",axes=F, freq=F, border="gray", plot=F)
#  h<-hist(log10(xl),ylab="", xlim=c(0,2),xlab="", br=50,main="",axes=F, freq=F, border="gray", plot=F)
xy <- seq(0,40, l=1000)
xx <- seq(0,100,length=100)
xx<-log10(xx)
#plot(h$density~log10(h$mids), type="h",ylab="",xlab="",main="",axes=F, xlim=c(0,2))
plot(xx, dnorm(xx,1,.25), type="h",ylab="",xlab="",main="",axes=F, xlim=c(0,2))
mtext(expression(paste(log[10]," leaf length (cm)")), 1, line=2)
axis(1, pos=0)
#mtext("Frequency", 2)
xx <- seq(0,2,length=1000)
#lines(c(0,0),c(0,.1), lty=2,col="gray")
#  text(upperLeft(offset=0.08),"d)", cex=1.5) 
par(fig=c(.3,.6,.15,.45),new=T)
s <-seq(1,30, length=1000)
plot(log10(s)~s, ylim=c(0,1.5), axes=F, xlab="", ylab="", type="n")
#segments(1:30,0,1:30,1.5, col="gray")
lines(c(0,30),c(0,1.5),col="grey",lwd=1)
lines(log10(s)~s,col="black",lwd=1)
#axis(1, pos=0)
#axis(2, pos=0, las=1, at=seq(0,1.5,by=.5),lab=seq(0,1.5,by=.5), col="black",col.axis="black")
mtext("Logarithmic scale",2, line=1, font=1, cex=.75)
#axis(4, pos=30, las=1, at=seq(0,1.5,by=.5),lab=seq(0,30,by=10), col="red",col.axis="red")
mtext("Linear scale",4,line=1, font=1, cex=.75, col="grey")
box(bty="u", col="grey")
box(bty="L", col="black")
par(fig=c(.25,.7,.22,.35),new=T, mar=c(0,0,0,0))
plot(c(0,1),c(0,1), type="n", axes=F,ann=F)
#arrows(0,.5,1,.5,length=.1)
spl <- spline(c(.1,.5,.9), c(0,.5,0))
lines(spl)
#arrowHead(spl)
spx <-spl$x[length(spl$x)]
spy <-spl$y[length(spl$x)]
polygon(c(spx,spx-.025,spx-.035,spx),c(spy,spy+.15,spy-0,spy), col="black")


## ----gamma, fig.width=6, fig.height=3.5, echo=FALSE, dev="png", results='hide'----
par(mar=c(4,0,1,0))
## k=1.5
## mu=25
## p = k/(k+mu)
## n = mu*p/(1-p)

gamma.mean <- function(shape,rate=1, scale=1/rate) {
    return(shape*scale)
    }
gamma.var <- function(shape,rate=1, scale=1/rate) {
    return(shape*scale^2)
    }
gamma.scale <- function(mean,var) {
    return(var/mean)
}
gamma.shape <- function(scale, mean, var) {
    return(mean/scale)
    }

scale=gamma.scale(mean=15,var=15)
shape=gamma.shape(scale=scale,mean=15)
x=seq(0,40,len=100)
plot(x, dgamma(x,shape=shape,scale=scale), type="l", ylim=c(0,0.25), lwd=4, ann=FALSE, axes=FALSE, col="grey90")
scale=gamma.scale(mean=15,var=30)
shape=gamma.shape(scale=scale,mean=15)
lines(x, dgamma(x,shape=7.5, scale=2), col="grey60", lwd=4)
scale=gamma.scale(mean=15,var=60)
shape=gamma.shape(scale=scale,mean=15)
lines(x, dgamma(x,shape=3.75, scale=4), col="grey40", lwd=4)
title("Probability density function")
legend("topright", legend=c(expression(paste(mu==15,", ",sigma^2==15, " (", a==15,", ", s==1,")")),
                       expression(paste(mu==15,", ",sigma^2==30, " (", a==7.5,", ", s==2,")")),
                       expression(paste(mu==15,", ",sigma^2==60, " (", a==3.75,", ", s==4,")"))
  ), col=c("grey90","grey60","grey40"), lwd=c(4,4,4), bty="n")
axis(1, at=seq(0,40,b=5))

dbinom.size <- function(mean, variance) {
    return( -1* (mean^2/(mean-variance)) )
}



## ----poisson, fig.width=6, fig.height=3.5, echo=FALSE, dev="png", results='hide'----
par(mar=c(4,0,1,0))
plot(0:40, dpois(0:40, 25), type="h", ylim=c(0,0.25), lwd=4, ann=FALSE, axes=FALSE, col="grey90")
points((0:40), dpois(0:40,15), type="h", col="grey60", lwd=4)
points((0:40), dpois(0:40,3), type="h", col="grey40", lwd=4)
#points((0:40), dpois(0:40,1), type="h", col="grey20", lwd=4)
title("Probability density function")
legend("topright", legend=c(expression(paste(lambda==25)), 
  expression(paste(lambda==15)),
  expression(paste(lambda==3))
  ), col=c("grey90","grey60","grey40"), lwd=c(4,4,4), bty="n")
axis(1, at=seq(0,40,b=5))



## ----negativebinomial, fig.width=6, fig.height=3.5, echo=FALSE, dev="png", results='hide'----
par(mar=c(4,0,1,0), mfrow=c(1,2))
## k=1.5
## mu=25
## p = k/(k+mu)
## n = mu*p/(1-p)

plot(0:40, dnbinom(0:40,mu=25,size=Inf), type="h", ylim=c(0,0.25), lwd=4, ann=FALSE, axes=FALSE, col="grey90")
points((0:40), dnbinom(0:40,mu=15,size=Inf), type="h", col="grey60", lwd=4)
points((0:40), dnbinom(0:40,mu=3,size=Inf), type="h", col="grey20", lwd=4)
title("Probability density function")
legend("topright", legend=c(expression(paste(mu==25, ", ", omega==Inf~(theta==0))),
                       expression(paste(mu==15, ", ", omega==Inf~(theta==0))),
                       expression(paste(mu==3, ", ", omega==Inf~(theta==0)))
  ), col=c("grey90","grey60","grey40"), lwd=c(4,4,4), bty="n")
axis(1, at=seq(0,40,b=5))

dbinom.size <- function(mean, variance) {
    return( -1* (mean^2/(mean-variance)) )
}

omega = dbinom.size(mean=15,var=30)
plot(0:40, dnbinom(0:40,mu=15,size=dbinom.size(15,45)), type="h", ylim=c(0,0.25), lwd=4, ann=FALSE, axes=FALSE, col="grey90")
points((0:40), dnbinom(0:40,mu=15,size=dbinom.size(15,6*15)), type="h", col="grey60", lwd=4)
points((0:40), dnbinom(0:40,mu=15,size=dbinom.size(15,150)), type="h", col="grey20", lwd=4)
title("Probability density function")
legend("topright", legend=c(expression(paste(mu==15, ", ", omega==7.500," (",theta==0.133,"; ",sigma^2==3*mu,")")),
                       expression(paste(mu==15, ", ", omega==3.000," (",theta==0.333,"; ",sigma^2==6*mu,")")),
                       expression(paste(mu==15, ", ", omega==1.667," (",theta==0.600,"; ",sigma^2==10*mu,")"))
  ), col=c("grey90","grey60","grey40"), lwd=c(4,4,4), bty="n")
axis(1, at=seq(0,40,b=5))



## ----binomial, fig.width=6, fig.height=3.5, echo=FALSE, dev="png", results='hide'----
layout(matrix(c(1,1,2,3,4),1,5))
par(mar=c(4,1,1,0))
plot(0:40, dbinom(0:40,50,p=0.5), type="h", ylim=c(0,0.4), lwd=4, ann=FALSE, axes=FALSE, col="grey90")
points((0:40), dbinom(0:40,20,p=0.5), type="h", col="grey60", lwd=4)
#points((0:40), dbinom(0:40,10,p=0.5), type="h", col="grey40", lwd=4)
points((0:40), dbinom(0:40,3,p=0.5), type="h", col="grey20", lwd=4)
title("Probability density function")
legend("topright", legend=c(expression(paste(n==50, ", ", p==0.5)), 
  expression(paste(n==20, ", ", p==0.5)),
  #expression(n==10),
  expression(paste(n==3, ", ", p==0.5))
  ), col=c("grey90","grey60","grey40"), lwd=c(4,4,4), bty="n")
axis(1, at=seq(0,40,b=5))


plot(0:1, dbinom(0:1,1,p=0.8), type="h", ylim=c(0,1), lwd=4, ann=FALSE, axes=FALSE, col="grey20")
#title("Probability density function")
legend("top", legend=c(expression(paste(n==1, ", ", p==0.8))), col=c("grey20"), lwd=c(4), bty="n")
axis(1)

plot(0:1, dbinom(0:1,1,p=0.5), type="h", ylim=c(0,1), lwd=4, ann=FALSE, axes=FALSE, col="grey20")
#title("Probability density function")
legend("top", legend=c(expression(paste(n==1, ", ", p==0.5))), col=c("grey20"), lwd=c(4), bty="n")
axis(1)

plot(0:1, dbinom(0:1,1,p=0.2), type="h", ylim=c(0,1), lwd=4, ann=FALSE, axes=FALSE, col="grey20")
#title("Probability density function")
legend("top", legend=c(expression(paste(n==1, ", ", p==0.2))), col=c("grey20"), lwd=c(4), bty="n")
axis(1)


## ----beta, fig.width=6, fig.height=3.5, echo=FALSE, dev="png", results='hide'----
par(mar=c(4,0,1,0))
## k=1.5
## mu=25
## p = k/(k+mu)
## n = mu*p/(1-p)

beta.mean <- function(shape1,shape2) {
    return(shape1/(shape1+shape2))
    }
beta.var <- function(shape1,shape2) {
    return((shape1*shape2)/(((shape1 + shape2)^2)*(shape1 + shape2 + 1)))
    }
beta.shape1 <- function(mean,shape2) {
    return(-1*((mean*shape2^2)/(mean - 1)))
}
beta.shape2 <- function(mean,shape1) {
    return(shape1*((1/mean) - 1))
    }
beta.shapes <- function(mu,var) {
    alpha=((1-mu)/var-1/mu)*mu^2
    beta=alpha* (1/mu-1)
    return(list(shape1=alpha,shape2=beta))
}
beta.params <- function(shape1,shape2) {
    return(list(mean=beta.mean(shape1,shape2), var=beta.var(shape1,shape2)))
}
     
beta.params(5,5)
beta.shapes(0.5,0.022727272)
x=seq(0,1,len=100)
plot(x, dbeta(x,shape1=5,shape2=5), type="l", ylim=c(0,7), lwd=4, ann=FALSE, axes=FALSE, col="grey90")
shapes = beta.shapes(0.2,0.02)
params = beta.params(1,5)
lines(x, dbeta(x,shape1=1, shape2=5), col="grey60", lwd=4)
#scale=beta.scale(mean=15,var=60)
                                        #shape=beta.shape(scale=scale,mean=15)
params = beta.params(5,1)
lines(x, dbeta(x,shape1=5, shape2=1), col="grey40", lwd=4)
params = beta.params(0.5,0.5)
lines(x, dbeta(x,shape1=0.5, shape2=0.5), col="grey20", lwd=4)

title("Probability density function")
legend("topright", legend=c(expression(paste(mu==0.5,", ",sigma^2==0.023, " (", a==5,", ", b==5,")")),
                       expression(paste(mu==0.167,", ",sigma^2==0.019, " (", a==1,", ", b==5,")")),
                       expression(paste(mu==0.833,", ",sigma^2==0.019, " (", a==5,", ", b==1,")")),
                       expression(paste(mu==0.5,", ",sigma^2==0.125, " (", a==0.5,", ", b==0.5,")"))
  ), col=c("grey90","grey60","grey40","grey20"), lwd=c(4,4,4,4), bty="n")
axis(1, at=seq(0,1,l=5))



## ----OLS10, echo=FALSE, fig.keep="last", fig.width=8, fig.height=6, fig.cap="", out.width='500px'----
set.seed(1)
x <- sample(c(7.5,9,10.5,11, 12))
ols <- function(x,mu) {
  sum((x-mu)^2)
}
est <- seq(6,14,l=100)
x.ols <-NULL
for (i in est) {
  x.ols <-c(x.ols,ols(x,i))
}
nf <- layout(matrix(c(1,2), 2, 1, byrow=TRUE), respect=F, height=c(6,4))
op <- par(mar=c(0,2,4,0))
plot(x.ols~est,ann=FALSE, axes=FALSE,xlim=c(6,14), type="l",ylim=c(0,max(x.ols)))
axis(3, pos=max(x.ols))
mtext("Sum of squares",2, line=0)
for (i in seq(6,14,by=.5)) segments(i,0, i,ols(x,i), col="gray80", lty=2)
text(11,8, expression(paste(mu,"=10")),cex=2)
mtext("Parameter estimates",3, line=2)
arrows(10,0,10,ols(x,10), col="black", length=.1, lty=1)
lines(c(6,6),c(max(x.ols),0))
polygon(c(6,6.1,5.9),c(0, 5,5),col="black", border=F)
#arrows(7,0,7,ols(x,7), col="gray40", length=.1, lty=1)
#arrows(8,0,8,ols(x,8), col="gray40", length=.1, lty=1)
op <- par(mar=c(4,2,.5,0),xpd=T)
plot(x,1:5, ann=FALSE, axes=FALSE, pch=16, xlim=c(6,14),ylim=c(0,6))
axis(1,las=1)
#box(bty="l")
x.lm <- lm(x~1)
segments(seq(6,14,by=.5),0,seq(6,14,by=.5),9, col="gray80",lty=2)
lines(c(10,10),c(0,6))
#points(x,(1:5)+0.4, pch=16, col="gray40")
#lines(c(7,7),c(0,9),col="grey40")
#segments(x,(1:5)+0.4,7,(1:5)+0.4, col="grey40")

#points(x,(1:5)+0.6, pch=16, col="gray40")
#lines(c(8,8),c(0,9),col="grey40")
#segments(x,(1:5)+0.6,8,(1:5)+0.6, col="grey40")

points(x,(1:5), pch=16)
segments(x,1:5,x.lm$fitted,1:5)
mtext("Parameter estimates",1, line=3)


## ----EstimationML, results='markdown', eval=TRUE, echo=FALSE------------------
nf <- layout(matrix(c(1,2), 2, 1, byrow=TRUE), respect=F, height=c(6,3))
obs <- c(7.5,9,10.5,11, 12)
op <- par(mar=c(0,2,4,0))
ll <- function(mean=10) sum(stats::dnorm(obs, mean,1, log=T))
liks<-NULL
for (i in seq(6,14,l=100)) liks <- c(liks,ll(i))
plot(seq(6,14,l=100), liks, type="l", axes=F, xlab="",ylab="",xlim=c(6,14), ylim=c(-55,-9))
#arrows(6,-9,6,-52, length=.1)
#arrows(6,-9,14,-9, length=.1)
axis(3, pos=-9)
mtext("Log-likelihood",2, line=0)
for (i in seq(6,14,by=.5)) segments(i,-100, i,ll(i), col="gray90", lty=2)

segments(6,-9,6,-55, length=.1)
polygon(c(6,6.1,5.9),c(-55,-53,-53),col="black", border=F)


#lines(c(7,7),c(100,ll(7)), col="gray")
arrows(7,-100,7,ll(7), col="gray", length=.1, lty=2)
#segments(7,-100,7,ll(7), col="gray", length=.1, lty=2)
#polygon(c(7,7.1,6.9),c(ll(7),ll(7)-2, ll(7)-2),col="gray", border=F)

#polygon(c(10,10.1,9.9),c(ll(10),ll(10)-2, ll(10)-2),col="black", border=F)
arrows(10,-100,10,ll(10), col="black", length=.1, lty=2)
#segments(10,-100,10,ll(10), col="black", length=.1, lty=2)

arrows(13,-100,13,ll(13), col="gray", length=.1, lty=2)
#segments(13,-100,13,ll(13), col="gray", length=.1, lty=2)
#points(13,ll(13), pch=17, col="gray")
#polygon(c(13,13.1,12.9),c(ll(13),ll(13)-2, ll(13)-2),col="gray", border=F)
text(11,-30, expression(paste(mu,"=10")),cex=2)
mtext("Parameter estimates",3, line=2)


op <- par(mar=c(4,2,.5,0),xpd=T)
plot(seq(6,14,l=1000), dnorm(seq(6,14,l=1000), mean=7), type="l", axes=F, xlab="", ylab="", col="gray")
for (i in seq(6,14,by=.5)) lines(seq(6,14,l=1000), dnorm(seq(6,14,l=1000), mean=i), col="gray90")
segments(seq(6,14,by=.5),0,seq(6,14,by=.5),100, col="gray90", lty=2)

lines(seq(6,14,l=1000), dnorm(seq(6,14,l=1000), mean=7), type="l", axes=F, xlab="", ylab="", col="gray")
points(obs,rep(0, 5),pch=1)
axis(1)
#mtext("Parameter estimates",1,line=2)
lines(c(7,7),c(0,100), col="gray", lty=2)
#plot(seq(6,14,l=1000), dnorm(seq(6,14,l=1000), mean=10), type="l", axes=F, xlab="parameter estimate", ylab="")
lines(seq(6,14,l=1000), dnorm(seq(6,14,l=1000), mean=10), type="l")
#points(obs,rep(0, 5),pch=16)
lines(c(10,10),c(0,100), col="black", lty=2)
axis(1)

lines(seq(6,14,l=1000), dnorm(seq(6,14,l=1000), mean=13), type="l", col="gray")
#points(obs,rep(0, 5),pch=16)
lines(c(13,13),c(0,100), col="gray", lty=2)
axis(1)
mtext("Parameter estimates",1,line=3)


## ----bruteForce, results='markdown', eval=TRUE, fig.width=4, fig.height=4, echo=FALSE, out.width = '300px'----
LL.gaus = function(theta, x) {
    m=theta[1]
    s=theta[2]
    ll = -(length(x)/2)*(log(2*pi*s^2)) + (-1/(2*s^2)) * sum((x-m)^2)
    ##OR
    ## ll = sum(dnorm(x, mean=m, sd=s, log=TRUE))
    return(-ll)
}
mu = seq(15,40,len=100)
sigma=seq(10,20,len=100)
theta = expand.grid(mu=mu, sigma=sigma)
theta$LL=apply(theta, 1, LL.gaus, x=dat$y)
ggplot(data=theta,aes(y=mu, x=sigma, fill=LL)) +
    geom_tile(show.legend=FALSE) + geom_contour(aes(z=LL)) +
    geom_point(data=theta[which(theta$LL==min(theta$LL)),], aes(y=mu, x=sigma), fill='black') +
    scale_fill_gradientn(colors=terrain.colors(12)) +
    scale_x_continuous(expand=c(0,0)) +
    scale_y_continuous(expand=c(0,0))
theta[which(theta$LL==min(theta$LL)),]


## ----bruteForceMean, results='markdown', eval=TRUE, echo=FALSE----------------
paste('Mean=',mean(dat$y),' SD=',sd(dat$y))


## ----simplex, results='markdown', eval=TRUE-----------------------------------
optim(par=c(20,12), LL.gaus, x=dat$y)


## ----NM, results='markdown', eval=TRUE----------------------------------------
nlm(LL.gaus, c(20,12), x=dat$y, hessian=TRUE, gradtol=1e-03)


## ----SANN, results='markdown', eval=TRUE--------------------------------------
optim(par=c(20,12), LL.gaus, x=dat$y, method='SANN')


## ----glm, results='markdown', eval=TRUE---------------------------------------
glm(y~1, data=dat)
